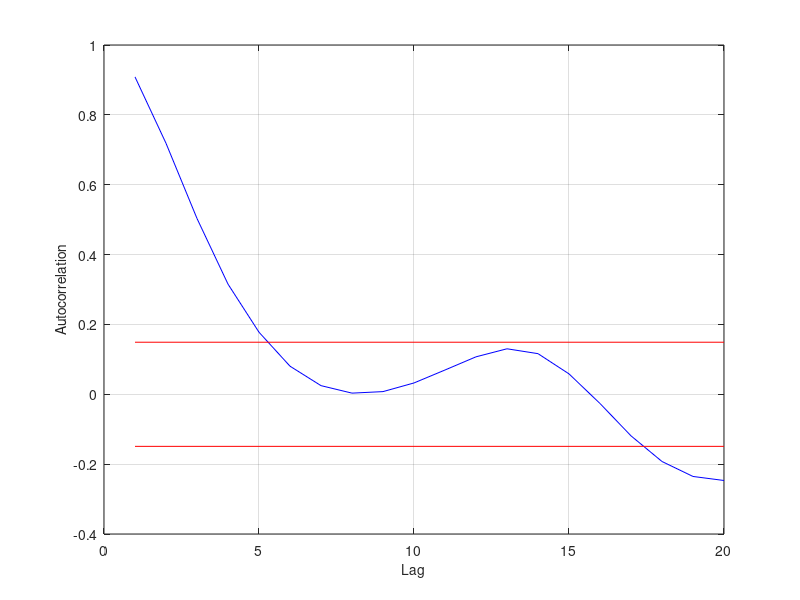
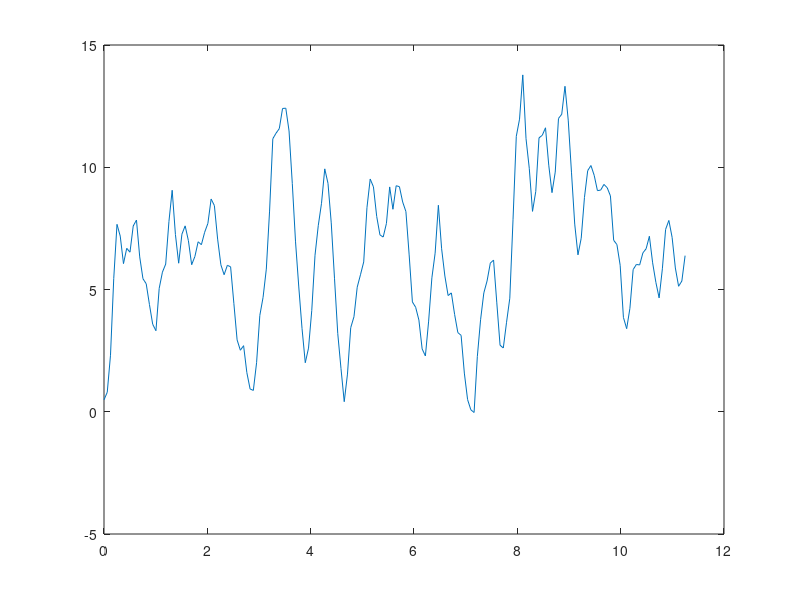

These figures' MATLAB source, in order:
dt=pi/50;
t(1)=0;                      %Initial time
t(2)=dt;
potential(1)=rand;           %Initial random potential
potential(2)=rand;
n=180;                         %Number of steps
delta=0.577;
c=1.407;
d=-0.498;

for k=3:1:n
        potential(k)=delta+c*potential(k-1)+d*potential(k-2)+(randn);   %Calculates potential 
        t(k)=t(k-1)+dt;                                 %Time increment
    end
    

    
 
 for i=1:1:20
 M=0;
 N=0; 
 a=zeros([1,n]);
 b=zeros([1,n]);
 
     for k=1:1:n-i
         M=M+potential(k);
    end
 
    Meana=M/(n-i);
    
    for k=1:1:n-i
        a(k)=(potential(k)-Meana);
    end
    
    
    for k=1+i:1:n
        N=N+potential(k);
    end
    
    Meanb=N/(n-i);
    
    for k=1:1:n-i
        b(k)=(potential(k+i)-Meanb);
    end
    
 A=sum(a.^2);
 B=sum(b.^2);
 
 den=sqrt(A*B);

num=sum(a.*b);
 
 autocorrelation(i)=num/den;
 positivelimit(i)=2/sqrt(n);      %Setting 95% confidence limits
 negativelimit(i)=-2/sqrt(n);
 g(i)=i;
 end
 
plot(g,autocorrelation, '-b', g, positivelimit, '-r', g, negativelimit, '-r' )                             
xlabel('Lag','FontSize', 10)
ylabel('Autocorrelation','FontSize',10)
grid on
figure
plot(t,potential, '-')

 



